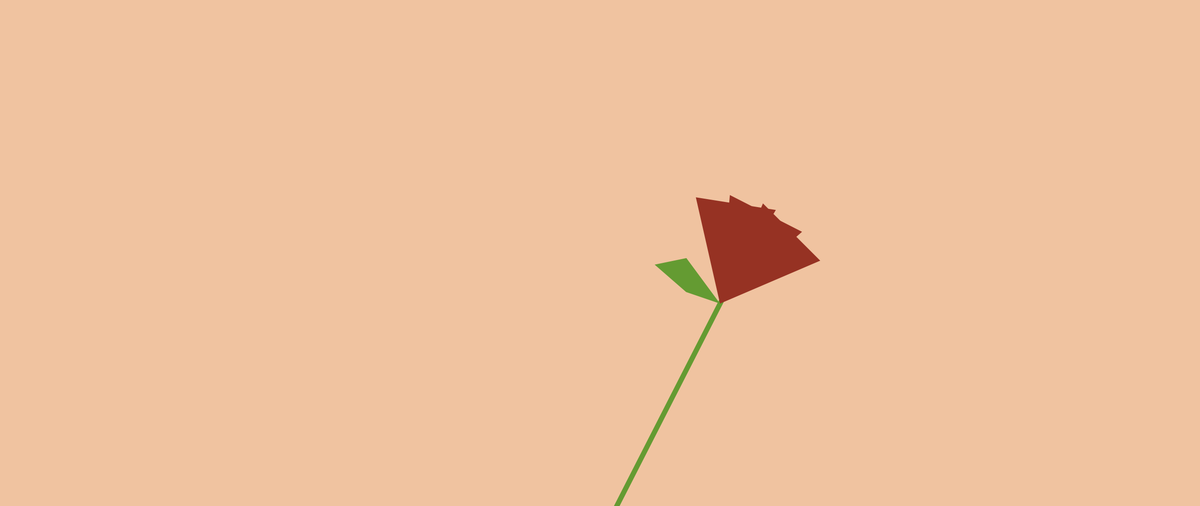
Frame 1 (no input)
Frame 2 (the mouse pressed at the canvas centre, redrawn once): identical to frame 1, image omitted

The Processing sketch that drew this single still picture (run headless with seeded random() and noise(); the mouse was pressed at the canvas centre and the sketch redrawn once):

// Processing sketch: american_beauty
// ── american_beauty.pde
// Manuale di Programmazione Cinematografica - Volume 4
// Daniele Olmisani, 2017

// American Beauty (1999)


final color PAPER = color(240, 195, 160);
final color INK1 = color(100, 155, 50);
final color INK2 = color(150, 50, 35);

final float S = 0.1;
final float U = 0.02;


void setup() {
  
  size(2560, 1080);
  noLoop();
}


void draw() {
 
  final float F = S*min(width, height);
  
  translate(0.6*width, 0.6*height);
  scale(F);
  
  rotate(0.15*PI);
  
  background(PAPER);
  
  stroke(INK1);
  strokeWeight(5*U);
  line(0, -1, 0, 5);
  
  fill(INK1);
  noStroke();
  quad(0, 0, -1, -0.5, -1.5, -0.1, -0.7, 0.1);
 
  fill(INK2);
  noStroke();
  
  float a = 0.1*PI;
  rotate(-a);
  for (int i=0; i<3; i++) {
    triangle(-0.8, -2, 0.8, -2, 0, 0);
    rotate(a);
  }

  save("american-beauty.png");
}
